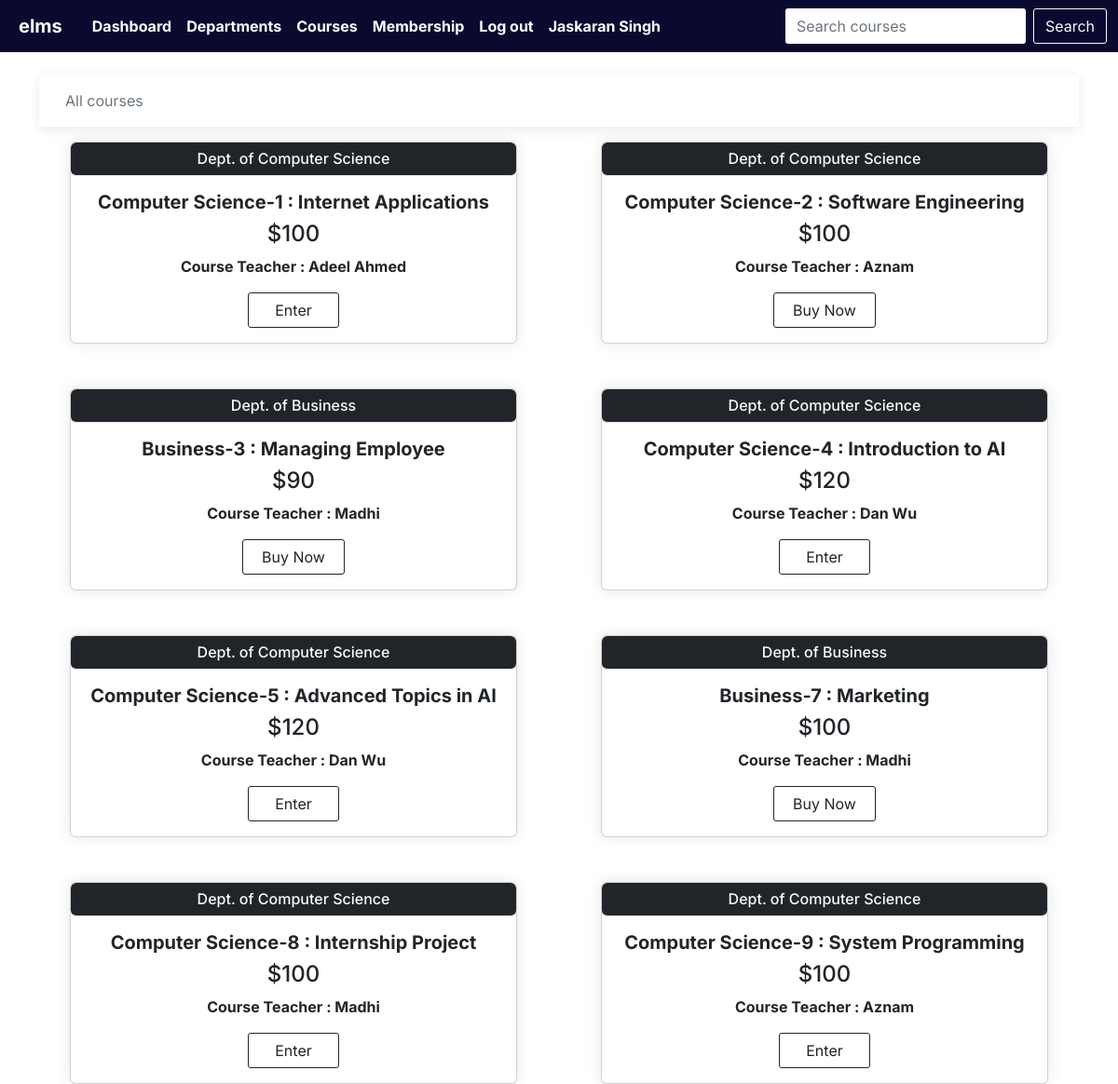
Page /courses/ (signed in) on the earlier database version.
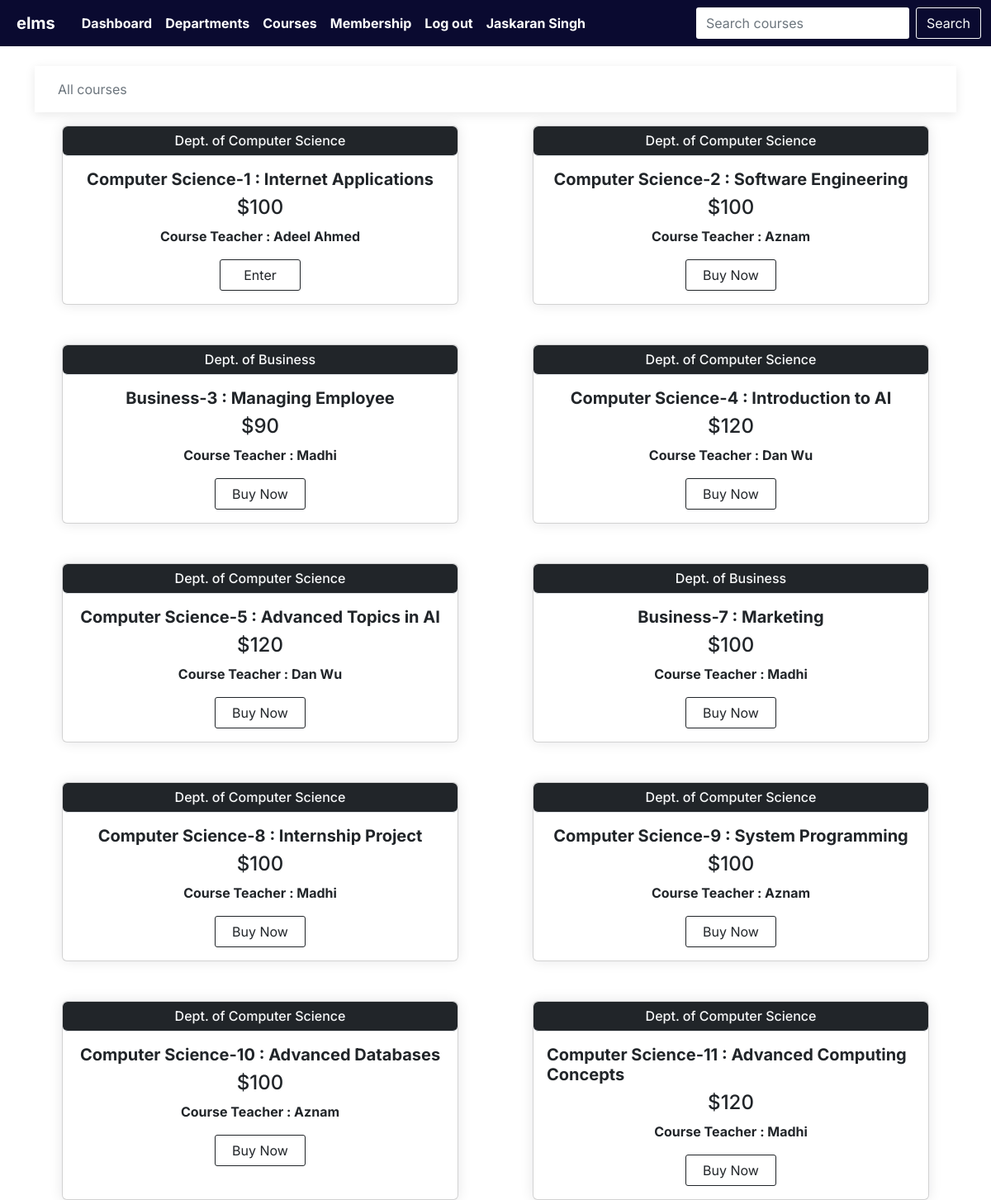
Same page on the later database version.
### main/models.py (models this page shows, shortened)
class Student(models.Model):
    student_id = models.IntegerField(primary_key=True)
    name = models.CharField(max_length=100, null=False)
    email = models.EmailField(max_length=100, null=True, blank=True)
    password = models.CharField(max_length=255, null=False)
    MEMBERSHIP_CHOICES = (
        ('b', 'Bronze'),
        ('s', 'Silver'),
        ('g', 'Gold'),
    )
    membership = models.CharField(max_length=1, choices=MEMBERSHIP_CHOICES, blank=True, default='b')
    role = models.CharField(
        default="Student", max_length=100, null=False, blank=True)
    course = models.ManyToManyField(
        'Course', related_name='students', blank=True)
    photo = models.ImageField(upload_to='profile_pics', blank=True,
                              null=False, default='profile_pics/default_student.png')
    department = models.ForeignKey(
        'Department', on_delete=models.CASCADE, null=False, blank=False, related_name='students')
    class Meta:
        verbose_name_plural = 'Students'

class Course(models.Model):
    code = models.IntegerField(primary_key=True)
    name = models.CharField(max_length=255, null=False, unique=True)
    price = models.IntegerField(default=100)
    description = models.CharField(max_length=200, default='Course Description')
    MEMBERSHIP_CHOICES = (
        ('b', 'Bronze'),
        ('s', 'Silver'),
        ('g', 'Gold'),
    )
    membership_level = models.CharField(max_length=1, choices=MEMBERSHIP_CHOICES, blank=True)
    department = models.ForeignKey(
        Department, on_delete=models.CASCADE, null=False, related_name='courses')
    faculty = models.ForeignKey(
        Faculty, on_delete=models.SET_NULL, null=True, blank=True)
    studentKey = models.IntegerField(null=False, unique=True)
    facultyKey = models.IntegerField(null=False, unique=True)
    class Meta:
        unique_together = ('code', 'department', 'name')
        verbose_name_plural = "Courses"

class Department(models.Model):
    department_id = models.IntegerField(primary_key=True)
    name = models.CharField(max_length=100, null=False)
    description = models.TextField(null=True, blank=True)
    class Meta:
        verbose_name_plural = 'Departments'
    def __str__(self):
        return self.name

class Faculty(models.Model):
    faculty_id = models.IntegerField(primary_key=True)
    name = models.CharField(max_length=100, null=False)
    email = models.EmailField(max_length=100, null=True, blank=True)
    password = models.CharField(max_length=255, null=False)
    department = models.ForeignKey(
        'Department', on_delete=models.CASCADE, null=False, related_name='faculty')
    role = models.CharField(
        default="Faculty", max_length=100, null=False, blank=True)
    photo = models.ImageField(upload_to='profile_pics', blank=True,
                              null=False, default='profile_pics/default_faculty.png')
    class Meta:
        verbose_name_plural = 'Faculty'

### main/views.py (the view)
# urls.py: path('courses/', views.courses, name='courses'),
def courses(request):
    if request.session.get('student_id') or request.session.get('faculty_id'):
        courses = Course.objects.all()
        if request.session.get('student_id'):
            student = Student.objects.get(
                student_id=request.session['student_id'])
            if student.membership == 'g':
                courses = Course.objects.all()
            elif student.membership == 's':
                courses = Course.objects.filter(membership_level__in = ['b', 's'])
            else:
                courses = Course.objects.filter(membership_level='b')
        else:
            student = None
        if request.session.get('faculty_id'):
            faculty = Faculty.objects.get(
                faculty_id=request.session['faculty_id'])
        else:
            faculty = None
        enrolled = student.course.all() if student else None
        accessed = Course.objects.filter(
            faculty_id=faculty.faculty_id) if faculty else None
        context = {
            'faculty': faculty,
            'courses': courses,
            'student': student,
            'enrolled': enrolled,
            'accessed': accessed
        }
        return render(request, 'main/all-courses.html', context)
    else:
        return redirect('std_login')

### main/templates/main/all-courses.html (shortened to what this page needs)
{% extends 'index.html' %}
{% block profile %}
{% if faculty  %} {% url 'profile' faculty.faculty_id %}
{% else %} {% url 'profile' student.student_id %}
{% endif %}
{% endblock %}
{% block user %}
{% if faculty %} {{faculty.name}}
{% else %} {{student.name}}
{% endif %}
{% endblock user %}
{% block courses %}
{% url 'myCourses' %}
{% endblock courses %}
{% block content %}
<div class="container">
   <div class="container shadow-sm">
   <nav aria-label="breadcrumb">
      <ol class="breadcrumb p-3">
         <li class="breadcrumb-item active animate__animated animate__backInRight" aria-current="page">All courses</li>
      </ol>
   </nav>
</div>
   <div class="row gy-5">
      {% if courses %}
      {% for course in courses%}
      <div class="col-sm-6 d-flex align-items-stretch justify-content-center animate__animated animate__zoomIn">
         <div class="card shadow" style="width: 30rem !important;">
            <div class="class-header text-center text-light border-bottom bg-dark rounded">
               <h6 class="my-2"> Dept. of {{course.department}}</h6>
            </div>
            <div class="card-body d-flex flex-column align-items-center">
               <h5 class="card-title fw-bold">{{course.department}}-{{course.code}} : {{course.name}}</h5>
                <h4>${{ course.price }}</h4>
               {% if course.faculty %}
               <p class="card-text fw-bold">Course Teacher : {{ course.faculty.name}}</p>
               {% else %}
               <p> Teacher not assigned</p>
               {% endif %}
               {% if not faculty %}
               {% if course not in enrolled%}
                      <a href="{% url 'payment' course.code %}" class="btn btn-outline-dark"><span class="px-2">Buy Now</span></a>
               {% else %}
               <a href="{% url 'course' course.code %}" class="btn btn-outline-dark"><span
                  class="px-3">Enter</span></a>
               {% endif %}
               {% endif %}
            </div>
         </div>
      </div>
      {% endfor %}
   </div>
   {% else %}
   <div class="text-center h4 text-secondary">No courses to show</div>
   {% endif %}
</div>
{% endblock  %}

### templates/index.html (shortened to what this page needs)
{% load static %}
<!DOCTYPE html>
<html lang="en">
   <head>
      <link rel="stylesheet" href="{% static 'styles/bootstrap.min.css' %}">
      <link rel="stylesheet" href="{% static 'styles/style.css' %}">
      <link rel="stylesheet" href="https://cdnjs.cloudflare.com/ajax/libs/animate.css/4.1.1/animate.min.css"/>
   </head>
   <body>
      <nav class="navbar sticky-top navbar-expand-lg navbar-dark navbar-mod">
         <div class="container-fluid">
            <a class="navbar-brand fw-bold fs-5 px-2 py-1" href="/admin" target="_blank" data-bs-toggle="tooltip"
               data-bs-placement="bottom" title="Access admin panel">elms</a>
            <div class="collapse navbar-collapse" id="navbarColor01">
               <ul class="navbar-nav me-auto mb-2 mb-lg-0">
                  <li class="nav-item">
                     <a class="nav-link active fw-bold" aria-current="page" href="{% block courses %}{% endblock courses %}"
                        data-bs-toggle="tooltip" data-bs-placement="bottom" title="Course home page">Dashboard</a>
                  </li>
                  <li class="nav-item">
                     <a class="nav-link active fw-bold" aria-current="page" href="/departments"
                        data-bs-toggle="tooltip" data-bs-placement="bottom" title="Course home page">Departments</a>
                  </li>
                  <li class="nav-item">
                     <a class="nav-link active fw-bold" href="{% url 'courses'%}" data-bs-toggle="tooltip"
                        data-bs-placement="bottom" title="Show all courses">Courses</a>
                  </li>
                  <li class="nav-item">
                     <a class="nav-link active fw-bold" href="{% url 'membership' %}" data-bs-toggle="tooltip"
                        data-bs-placement="bottom" title="Subscription">Membership</a>
                  </li>
                  <li class="nav-item">
                     <a class="nav-link active fw-bold" href="{% url 'std_logout' %}" data-bs-toggle="tooltip"
                        data-bs-placement="bottom" title="Log out">Log out</a>
                  </li>
                  <li class="nav-item">
                     <a class="nav-link active fw-bold" href="{% block profile %}{% endblock profile %}"
                        data-bs-toggle="tooltip" data-bs-placement="bottom"
                        title="Check your profile">{% block user %}{% endblock  %}</a>
                  </li>
               </ul>
               <form class="d-flex" action=" {% url 'search' %}" method="GET">
                  <input id="searchIn" class="form-control me-2 searchbar" type="search" placeholder="Search courses" aria-label="Search"
                     name="q">
                  <button id="searchBtn" class="btn btn-outline-light" type="submit">Search</button>
               </form>
            </div>
         </div>
      </nav>
      {% block  content %}
      {% endblock  %}
   </body>
</html>

### static/styles/style.css (style rules this page uses)
* { font-family: "Inter", sans-serif; box-sizing: border-box; }
body { margin: 0; padding: 0; }
html { scroll-behavior: smooth; }
.btn { border-radius: 3px !important; }
.navbar-mod { background-color: rgb(10, 10, 48); color: white !important; }
a { text-decoration: none !important; }
.container { margin-top: 1.5rem; }
.shadow { box-shadow: rgba(17, 17, 26, 0.1) 0px 0px 16px !important; }
.shadow-sm { box-shadow: rgba(0, 0, 0, 0.09) 0px 3px 12px !important; }
.searchbar { border-radius: 3px; border: none !important; }

Differences in the rows shown:
computed for Course "Introduction to AI": text "Enter" → "Buy Now"
computed for Course "Advanced Topics in AI": text "Enter" → "Buy Now"
changed Course "Internship Project": text "Enter" → "Buy Now"
computed for Course "System Programming": text "Enter" → "Buy Now"
added Course: department "Computer Science", code "10", name "Advanced Databases", price "100", faculty.name "Aznam", shows "Buy Now"
added Course: department "Computer Science", code "11", name "Advanced Computing Concepts", price "120", faculty.name "Madhi", shows "Buy Now"
